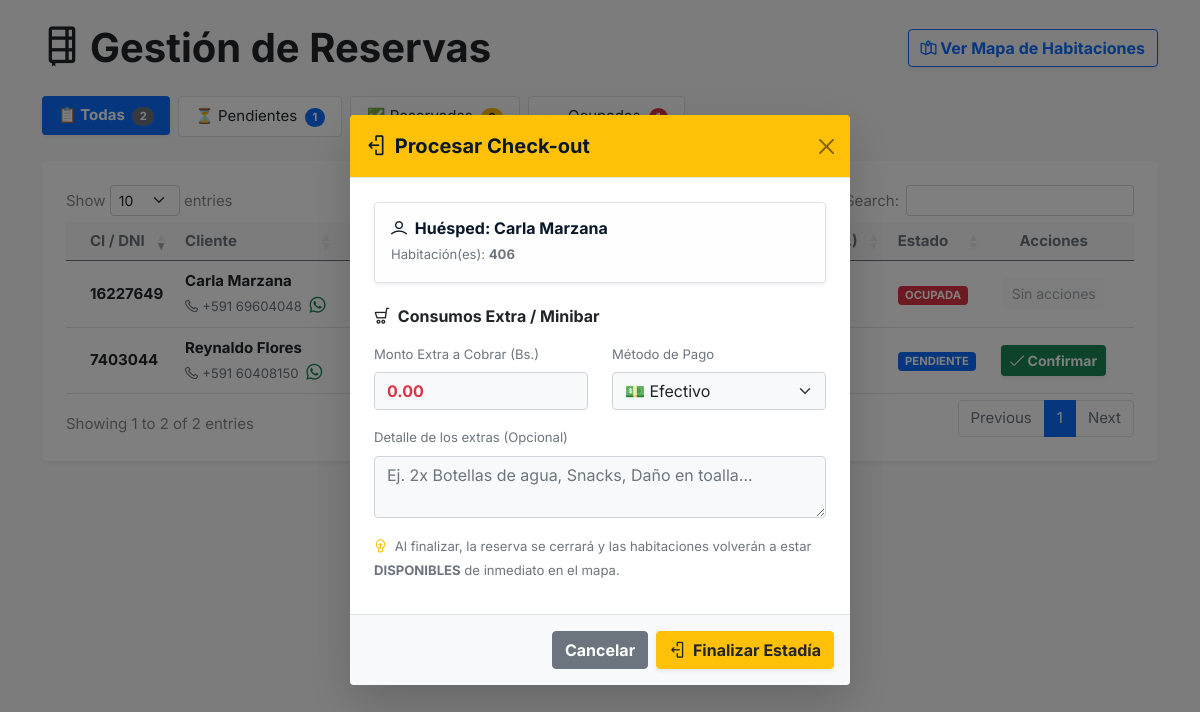
Screenshot of /reservas/index.php?open_modal=checkout&id=1 (signed in) with the database file from the repository.
### tables this page shows
CREATE TABLE `reservas` (
  `id` int(11) NOT NULL,
  `nombre` varchar(150) NOT NULL,
  `ci` varchar(20) NOT NULL,
  `telefono` varchar(20) DEFAULT NULL,
  `fecha_ingreso` date NOT NULL,
  `fecha_salida` date NOT NULL,
  `estado` enum('PENDIENTE','CONFIRMADA','HOSPEDADO','FINALIZADA','CANCELADA') DEFAULT 'PENDIENTE',
  `desayuno` tinyint(1) DEFAULT 0,
  `garage` int(11) DEFAULT 0,
  `total` decimal(10,2) NOT NULL DEFAULT 0.00,
  `foto_ci` varchar(255) DEFAULT NULL,
  `created_at` timestamp NOT NULL DEFAULT current_timestamp(),
  `confirmada_at` timestamp NULL DEFAULT NULL
);

### reservas/index.php (the view, shortened to what the rows shown need)
<?php
include '../conexion.php';
$conexion->query("ALTER TABLE reservas ADD COLUMN IF NOT EXISTS confirmada_at TIMESTAMP NULL AFTER created_at");
$conexion->query("UPDATE reservas SET estado = 'CANCELADA' WHERE estado = 'PENDIENTE' AND created_at <= NOW() - INTERVAL 12 HOUR");
$conexion->query("UPDATE reservas SET estado = 'CANCELADA' WHERE estado = 'CONFIRMADA' AND confirmada_at <= NOW() - INTERVAL 12 HOUR");
$sql = "SELECT r.*,
               GROUP_CONCAT(h.numero SEPARATOR ', ') as numeros_habitaciones,
               GROUP_CONCAT(DISTINCT t.nombre SEPARATOR ', ') as tipos_habitaciones,
               COUNT(dr.habitacion_id) as total_habitaciones,
               COALESCE(SUM(t.capacidad), 1) as capacidad_total
        FROM reservas r
        LEFT JOIN detalle_reserva dr ON r.id = dr.reserva_id
        LEFT JOIN habitacion h ON dr.habitacion_id = h.id_habitacion
        LEFT JOIN tipo_habitacion t ON h.id_tipo = t.id_tipo
        GROUP BY r.id
        ORDER BY r.id DESC";
$resultado = $conexion->query($sql);
?>
<!DOCTYPE html>
<html lang="es">
<?php include '../header.php'; ?>
<link rel="stylesheet" href="https://cdn.datatables.net/1.13.6/css/dataTables.bootstrap5.min.css" />
<body class="bg-light py-4">
  <div class="container">
    <div class="d-flex justify-content-between align-items-center mb-4">
      <h2 class="fw-bold text-dark"><i class="lni lni-agenda me-2"></i>Gestión de Reservas</h2>
    </div>
    <div class="card shadow-sm border-0 rounded-3">
      <div class="card-body p-4">
        <div class="table-responsive">
          <table id="tablaReservas" class="table table-hover align-middle mb-0" style="width: 100%;">
            <thead class="table-light text-secondary">
              <tr>
                <th class="ps-4">CI / DNI</th>
                <th>Cliente</th>
                <th>Habitación</th>
                <th>Check-in</th>
                <th>Check-out</th>
                <th>Total (Bs.)</th>
                <th>Estado</th>
                <th class="text-center pe-4">Acciones</th>
              </tr>
            </thead>
            <tbody>
              <?php if ($resultado && $resultado->num_rows > 0): ?>
                <?php while ($fila = $resultado->fetch_assoc()): ?>
                  <tr>
                    <td class="ps-4 fw-bold text-dark"><?= htmlspecialchars($fila['ci'] ?? '') ?></td>
                    <td>
                        <strong><?= htmlspecialchars($fila['nombre'] ?? '') ?></strong><br>
                        <small class="text-muted">
                            <i class="lni lni-phone me-1"></i><?= htmlspecialchars($fila['telefono'] ?? '') ?>
                            <?php if(!empty($fila['telefono'])): ?>
                                <?php $tel_limpio = preg_replace('/[^0-9]/', '', $fila['telefono']); ?>
                                <a href="https://wa.me/<?= $tel_limpio ?>?text=<?= rawurlencode('Hola ' . trim($fila['nombre']) . ', nos comunicamos de la Recepción del hotel HabitApp...') ?>" target="_blank" class="text-success ms-1 fs-6" title="Abrir Chat"><i class="lni lni-whatsapp"></i></a>
                            <?php endif; ?>
                        </small>
                    </td>
                    <td>
                        <span class="badge bg-dark fs-6"><?= htmlspecialchars($fila['numeros_habitaciones'] ?? 'Sin Asignar') ?></span><br>
                        <small class="text-muted"><?= htmlspecialchars($fila['tipos_habitaciones'] ?? 'N/A') ?> (<?= $fila['total_habitaciones'] ?? 0 ?> habs)</small>
                    </td>
                    <td><?= !empty($fila['fecha_ingreso']) ? date('d/m/Y', strtotime($fila['fecha_ingreso'])) : 'N/A' ?></td>
                    <td><?= !empty($fila['fecha_salida']) ? date('d/m/Y', strtotime($fila['fecha_salida'])) : 'N/A' ?></td>
                    <td class="fw-bold text-success"><?= number_format((float)($fila['total'] ?? 0), 2) ?></td>
                    <td>
                      <?php
                        $badge_class = 'bg-secondary';
                        $estado_mostrar = $fila['estado'];
                        if($fila['estado'] == 'PENDIENTE') $badge_class = 'bg-primary';
                        if($fila['estado'] == 'HOSPEDADO') { $badge_class = 'bg-danger'; $estado_mostrar = 'OCUPADA'; }
                      ?>
                      <span class="badge <?= $badge_class ?>"><?= $estado_mostrar ?></span>
                    </td>
                    <td class="text-center pe-4">
                      <?php if ($fila['estado'] == 'PENDIENTE'): ?>
                          <button type="button" class="btn btn-sm btn-success fw-bold shadow-sm" data-bs-toggle="modal" data-bs-target="#modalConfirmar<?= $fila['id'] ?>">
                            <i class="lni lni-checkmark"></i> Confirmar
                          </button>
                      <?php else: ?>
                          <button class="btn btn-sm btn-light text-muted" disabled>Sin acciones</button>
                      <?php endif; ?>
                    </td>
                  </tr>
                <?php endwhile; ?>
              <?php endif; ?>
            </tbody>
          </table>
        </div>
      </div>
    </div>
  </div>
  <?php if ($resultado && $resultado->num_rows > 0): ?>
    <?php $resultado->data_seek(0);  ?>
    <?php while ($fila = $resultado->fetch_assoc()): ?>
      <?php if ($fila['estado'] == 'PENDIENTE'): ?>
      <div class="modal fade" id="modalConfirmar<?= $fila['id'] ?>" tabindex="-1" aria-labelledby="modalConfirmarLabel<?= $fila['id'] ?>" aria-hidden="true">
        <div class="modal-dialog modal-dialog-centered">
            <div class="modal-content border-0 shadow-lg">
                <div class="modal-header bg-success text-white">
                    <h5 class="modal-title fw-bold text-white" id="modalConfirmarLabel<?= $fila['id'] ?>"><i class="lni lni-checkmark-circle me-1"></i> Confirmar Reserva</h5>
                    <button type="button" class="btn-close btn-close-white" data-bs-dismiss="modal" aria-label="Close"></button>
                </div>
                <div class="modal-body p-4 text-start">
                    <?php
                    $onsubmit = "";
                    if (!empty($fila['telefono'])) {
                        $tel_limpio = preg_replace('/[^0-9]/', '', $fila['telefono']);
                        $servicios_wa = "";
                        if (!empty($fila['desayuno']) || !empty($fila['garage'])) {
                            $servs = [];
                            if (!empty($fila['desayuno'])) $servs[] = "Desayuno";
                            if (!empty($fila['garage'])) $servs[] = $fila['garage'] . "x Garage";
                            $servicios_wa = "\n✨ Servicios Extras: *" . implode(" y ", $servs) . "*";
                        }
                        $hora_limite = date('d/m/Y \a \l\a\s H:i', time() + (12 * 3600));
                        $mensaje_wa = "🏨 *HabitApp de EPDEOR - Confirmación de Pre-Reserva*\n\nHola *" . trim($fila['nombre']) . "*,\n\nTu solicitud de reserva ha sido *APROBADA* ✅.\n\n*Detalles de tu asignación:*\n🛏️ Habitación(es): *" . ($fila['numeros_habitaciones'] ?? 'N/A') . "* (" . ($fila['tipos_habitaciones'] ?? 'N/A') . ")" . $servicios_wa . "\n💰 Total a Pagar: *Bs. " . number_format((float)($fila['total'] ?? 0), 2) . "*\n\nLe recomendamos apersonarse antes del *" . $hora_limite . "*, por lo que de no hacerlo hasta ese tiempo su reserva va a expirar. El pago y registro final se realizarán en Recepción al momento de tu llegada. Por favor, indícanos tu número de *CI/Pasaporte* o *Celular* en mostrador para ubicar tu reserva rápidamente.\n\n¡Te esperamos!";
                        $wa_url = "https://web.whatsapp.com/send?phone=" . $tel_limpio . "&text=" . rawurlencode($mensaje_wa);
                        $onsubmit = "onsubmit=\"event.preventDefault(); window.open('" . $wa_url . "', '_blank'); setTimeout(() => { this.submit(); }, 500);\"";
                    }
                    ?>
                    <form action="approve.php" method="POST" <?= $onsubmit ?>>
                        <input type="hidden" name="id" value="<?= $fila['id'] ?>">
                        <div class="alert alert-warning mb-4">
                            <i class="lni lni-warning me-1"></i> Al confirmar, las habitaciones <strong><?= htmlspecialchars($fila['numeros_habitaciones'] ?? 'Sin Asignar') ?></strong> pasarán a estado <strong>RESERVADA</strong> en el mapa.
                        </div>
                        <input type="hidden" name="total_pagar" id="total_pagar_<?= $fila['id'] ?>" value="<?= $fila['total'] ?>">
                        <?php $noches_calculadas = max(1, (strtotime($fila['fecha_salida']) - strtotime($fila['fecha_ingreso'])) / 86400); ?>
                        <div class="alert alert-info mb-4 border-info">
                            <h6 class="fw-bold mb-2"><i class="lni lni-invest-monitor me-1"></i> Resumen y Edición de Servicios:</h6>
                            <p class="mb-3 small text-dark">Costo base por <strong><?= $fila['total_habitaciones'] ?? 0 ?> hab(s)</strong>. Puede modificar los servicios extra antes de aprobar.</p>
                            <div class="bg-white p-3 rounded border mb-3">
                                <div class="form-check form-switch mb-2">
                                    <?php
                                      $capacidad_reserva = intval($fila['capacidad_total'] ?? 1);
                                      $costo_desayuno = 30 * $capacidad_reserva;
                                    ?>
                                    <input class="form-check-input" type="checkbox" name="desayuno" value="1" <?= $fila['desayuno'] ? 'checked' : '' ?> onchange="toggleServicio(<?= $fila['id'] ?>, <?= $costo_desayuno ?>, <?= $noches_calculadas ?>, this)">
                                    <label class="form-check-label text-secondary small fw-bold">☕ Desayuno (+Bs. <?= $costo_desayuno ?>/noche)</label>
                                </div>
                                <div class="d-flex align-items-center">
                                    <label class="form-label text-secondary small fw-bold mb-0 me-2">🚗 Garages (+Bs. 20/noche)</label>
                                    <input type="number" class="form-control form-control-sm text-center border-secondary" name="garage" id="garage_<?= $fila['id'] ?>" value="<?= $fila['garage'] ?? 0 ?>" min="0" max="10" style="width: 70px;" data-old-value="<?= $fila['garage'] ?? 0 ?>" onchange="actualizarCantidadServicio(<?= $fila['id'] ?>, 20, <?= $noches_calculadas ?>, this)">
                                </div>
                            </div>
                            <div class="d-flex justify-content-between align-items-center pt-2">
                                <span class="fw-bold text-dark">Total a Cobrar:</span>
                                <strong class="fs-4 text-primary" id="display_total_<?= $fila['id'] ?>">Bs. <?= number_format((float)($fila['total'] ?? 0), 2) ?></strong>
                            </div>
                        </div>
                        <p class="text-muted small mb-0"><i class="lni lni-bulb me-1"></i> <strong>Nota para Recepción:</strong> Al aprobar esta reserva solo confirmas la disponibilidad de los cuartos. El cobro, el cálculo de cambio y la foto del documento se realizarán en el paso de <strong>Check-in</strong> (cuando el cliente llegue al hotel).</p>
                        <div class="modal-footer px-0 pb-0 mt-4">
                            <button type="button" class="btn btn-secondary fw-bold" data-bs-dismiss="modal">Cancelar</button>
                            <button type="submit" class="btn btn-success fw-bold shadow-sm">Aprobar Reserva</button>
                        </div>
                    </form>
                </div>
            </div>
        </div>
      </div>
      <?php elseif ($fila['estado'] == 'HOSPEDADO'): ?>
      <div class="modal fade" id="modalCheckout<?= $fila['id'] ?>" tabindex="-1" aria-labelledby="modalCheckoutLabel<?= $fila['id'] ?>" aria-hidden="true">
        <div class="modal-dialog modal-dialog-centered">
            <div class="modal-content border-0 shadow-lg">
                <div class="modal-header bg-warning text-dark">
                    <h5 class="modal-title fw-bold" id="modalCheckoutLabel<?= $fila['id'] ?>"><i class="lni lni-exit me-1"></i> Procesar Check-out</h5>
                    <button type="button" class="btn-close" data-bs-dismiss="modal" aria-label="Close"></button>
                </div>
                <form action="checkout.php" method="POST">
                    <div class="modal-body p-4 text-start">
                        <div class="alert alert-light border shadow-sm mb-4">
                            <h6 class="fw-bold mb-1"><i class="lni lni-user me-1"></i> Huésped: <?= htmlspecialchars($fila['nombre']) ?></h6>
                            <p class="mb-0 small text-muted">Habitación(es): <strong><?= htmlspecialchars($fila['numeros_habitaciones']) ?></strong></p>
                        </div>
                        <h6 class="fw-bold text-dark mb-3"><i class="lni lni-cart me-1"></i> Consumos Extra / Minibar</h6>
                        <div class="row mb-3">
                            <div class="col-md-6">
                                <label class="form-label text-secondary small">Monto Extra a Cobrar (Bs.)</label>
                                <input type="number" step="0.01" min="0" class="form-control bg-light text-danger fw-bold" name="monto_extra" value="0.00" required>
                            </div>
                            <div class="col-md-6">
                                <label class="form-label text-secondary small">Método de Pago</label>
                                <select class="form-select bg-light" name="tipo_pago_extra">
                                    <option value="EFECTIVO" selected>💵 Efectivo</option>
                                </select>
                            </div>
                        </div>
                        <div class="mb-3">
                            <label class="form-label text-secondary small">Detalle de los extras (Opcional)</label>
                            <textarea class="form-control bg-light" name="detalle_extra" rows="2" placeholder="Ej. 2x Botellas de agua, Snacks, Daño en toalla..."></textarea>
                        </div>
                        <p class="text-muted small mb-0"><i class="lni lni-bulb text-warning me-1"></i> Al finalizar, la reserva se cerrará y las habitaciones volverán a estar <strong>DISPONIBLES</strong> de inmediato en el mapa.</p>
                    </div>
                    <div class="modal-footer bg-light mt-2">
                        <button type="button" class="btn btn-secondary fw-bold" data-bs-dismiss="modal">Cancelar</button>
                        <button type="submit" class="btn btn-warning text-dark fw-bold shadow-sm"><i class="lni lni-exit me-1"></i> Finalizar Estadía</button>
                    </div>
                </form>
            </div>
        </div>
      </div>
      <?php endif; ?>
    <?php endwhile; ?>
  <?php endif; ?>
</body>
</html>

### rows the page displays
reservas: ci "7403044", nombre "Reynaldo Flores", telefono "+591 60408150", estado "PENDIENTE"
reservas: ci "16227649", nombre "Carla Marzana", telefono "+591 69604048", estado "OCUPADA", shows "Sin acciones", numeros_habitaciones "406"

### other values shown
$total_reservas "2"
$counts['PENDIENTE'] "1"
